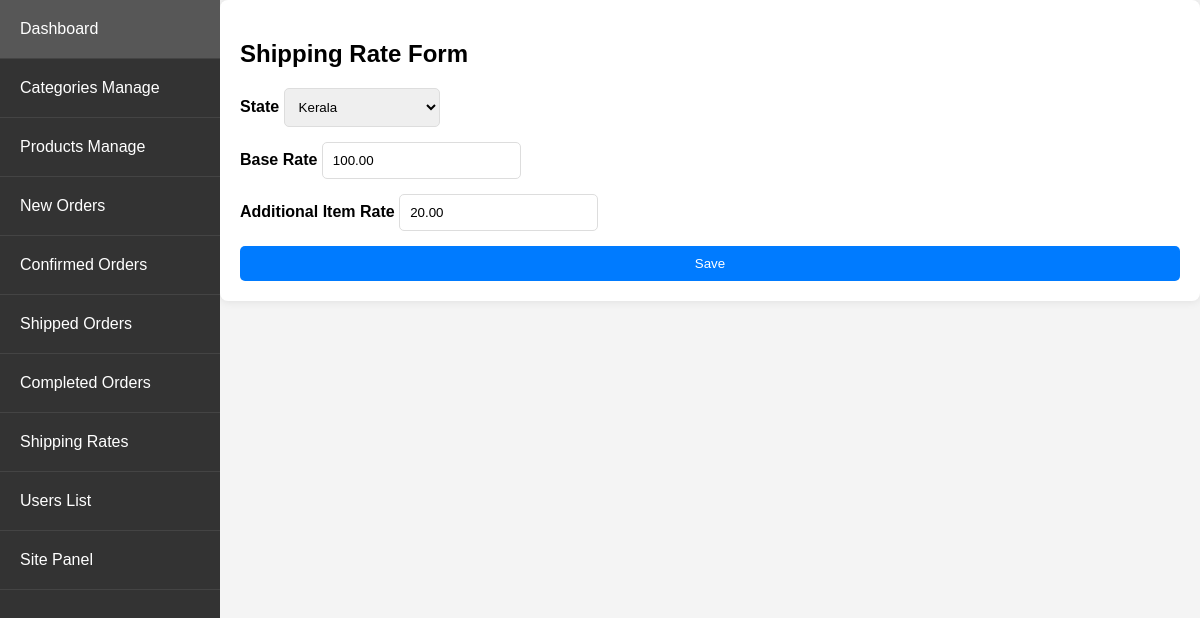
Screenshot of /admin_app/admin_app/shipping-rates/1/update/ (signed in) with the database file from the repository.
### store/models.py (models this page shows, shortened)
class ShippingRate(models.Model):
    state = models.CharField(max_length=100, unique=True)
    base_rate = models.DecimalField(max_digits=6, decimal_places=2)
    additional_item_rate = models.DecimalField(max_digits=6, decimal_places=2)

### admin_app/views.py (the view)
# urls.py: path('admin_app/shipping-rates/<int:pk>/update/', views.shipping_rate_update, name='shipping_rate_update'),
@login_required
@user_passes_test(is_admin)
def shipping_rate_update(request, pk):
    shipping_rate = get_object_or_404(ShippingRate, pk=pk)
    if request.method == 'POST':
        form = ShippingRateForm(request.POST, instance=shipping_rate)
        if form.is_valid():
            form.save()
            return redirect('admin_app:shipping_rate_list')
    else:
        form = ShippingRateForm(instance=shipping_rate)
    return render(request, 'admin_app/shipping_rate_form.html', {'form': form})

### admin_app/views.py (called while the page is built)
def is_admin(user):
    return user.is_superuser

### store/context_processors.py (called while the page is built)
def menu_link(request): # this function don't wanna call to work, it's defined in setting to work
    links_list = Category.objects.annotate(
        num_products=Count('product', filter=Q(product__active=True, product__stock__gt=0))
    ).filter(num_products__gt=0).order_by('priority', 'name')  # Add an order_by clause here
    paginator3 = Paginator(links_list, 8)
    try:
        page = int(request.GET.get('page', '1'))
    except:
        page = 1
    try:
        links = paginator3.page(page)
    except (InvalidPage, EmptyPage):
        links = paginator3.page(paginator3.num_pages)
    return dict(links=links)

def cart_data(request):
    data = cartData(request)
    cartItems = data['cartItems']
    return {'cartItems': cartItems}

def wishlist_count(request):
    if request.user.is_authenticated:
        wishlist_count = Wishlist.objects.filter(user=request.user).count()
    else:
        cookie_data = cookieWishlist(request)
        wishlist_count = cookie_data['wishlist_count']
    return {'wishlist_count': wishlist_count}

### store/models.py (called while the page is built)
    @property
    def get_cart_items(self):
        orderitems = self.orderitem_set.all()
        total = sum([item.quantity for item in orderitems])
        return total

### store/utils.py (called while the page is built)
def cartData(request):
    if request.user.is_authenticated:
        customer = request.user.customer
        order, created = Order.objects.get_or_create(customer=customer, complete=False)
        items = order.orderitem_set.all()
        cartItems = order.get_cart_items
        total_price_difference = sum((item.product.old_price - item.product.new_price if item.product.old_price else 0) * item.quantity for item in items)
    else:
        cookieData = cookieCart(request)
        cartItems = cookieData['cartItems']
        order = cookieData['order']
        items = cookieData['items']
        total_price_difference = cookieData['total_price_difference']
    return {'cartItems': cartItems, 'order': order, 'items': items, 'total_price_difference': total_price_difference}

### admin_app/templates/admin_app/shipping_rate_form.html (shortened to what this page needs)
{% extends 'admin_app/base_admin.html' %}
{% block content %}
<h2>Shipping Rate Form</h2>
<form method="post">
    <div class="form-group">
        <label for="id_state">State</label>
        {{ form.state }}
    </div>
    <div class="form-group">
        <label for="id_base_rate">Base Rate</label>
        {{ form.base_rate }}
    </div>
    <div class="form-group">
        <label for="id_additional_item_rate">Additional Item Rate</label>
        {{ form.additional_item_rate }}
    </div>
    <button type="submit" class="btn btn-primary">Save</button>
</form>
{% endblock %}

### static/CSS/admin_dashboard.css (style rules this page uses)
body { font-family: Arial, sans-serif; background-color: #f4f4f4; margin: 0; padding: 0; }
button { display: inline-block; padding: 10px 20px; border: none; border-radius: 5px; cursor: pointer; transition: background 0.3s; }
form { display: flex; flex-direction: column; gap: 15px; }
form label { font-weight: bold; }
form input, form select, form textarea { padding: 10px; border: 1px solid #ddd; border-radius: 5px; box-sizing: border-box; }
.btn-primary { color:#fff;background-color:#007bff;border-color:#007bff }

### rows the page displays
ShippingRate: state "Kerala", base_rate "100.00", additional_item_rate "20.00"
